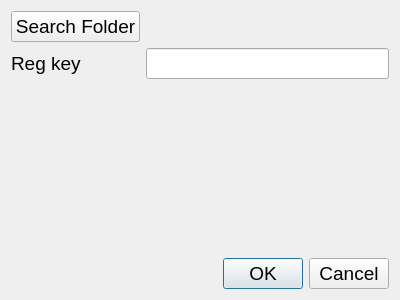
<?xml version="1.0" encoding="UTF-8"?>
<ui version="4.0">
 <class>selectFolderDialog</class>
 <widget class="QDialog" name="selectFolderDialog">
  <property name="geometry">
   <rect>
    <x>0</x>
    <y>0</y>
    <width>400</width>
    <height>300</height>
   </rect>
  </property>
  <property name="font">
   <font>
    <pointsize>14</pointsize>
   </font>
  </property>
  <property name="windowTitle">
   <string>Установщик</string>
  </property>
  <layout class="QVBoxLayout" name="verticalLayout">
   <item>
    <layout class="QFormLayout" name="formLayout">
     <item row="0" column="0">
      <widget class="QPushButton" name="searchFolderButton">
       <property name="text">
        <string>Search Folder</string>
       </property>
      </widget>
     </item>
     <item row="0" column="1">
      <widget class="QLabel" name="destDirLabel">
       <property name="text">
        <string/>
       </property>
      </widget>
     </item>
     <item row="1" column="0">
      <widget class="QLabel" name="label">
       <property name="text">
        <string>Reg key</string>
       </property>
      </widget>
     </item>
     <item row="1" column="1">
      <widget class="QLineEdit" name="regPartLineEdit"/>
     </item>
    </layout>
   </item>
   <item>
    <widget class="QDialogButtonBox" name="buttonBox">
     <property name="orientation">
      <enum>Qt::Horizontal</enum>
     </property>
     <property name="standardButtons">
      <set>QDialogButtonBox::Cancel|QDialogButtonBox::Ok</set>
     </property>
    </widget>
   </item>
  </layout>
 </widget>
 <resources/>
 <connections>
  <connection>
   <sender>buttonBox</sender>
   <signal>accepted()</signal>
   <receiver>selectFolderDialog</receiver>
   <slot>accept()</slot>
   <hints>
    <hint type="sourcelabel">
     <x>248</x>
     <y>254</y>
    </hint>
    <hint type="destinationlabel">
     <x>157</x>
     <y>274</y>
    </hint>
   </hints>
  </connection>
  <connection>
   <sender>buttonBox</sender>
   <signal>rejected()</signal>
   <receiver>selectFolderDialog</receiver>
   <slot>reject()</slot>
   <hints>
    <hint type="sourcelabel">
     <x>316</x>
     <y>260</y>
    </hint>
    <hint type="destinationlabel">
     <x>286</x>
     <y>274</y>
    </hint>
   </hints>
  </connection>
 </connections>
</ui>
